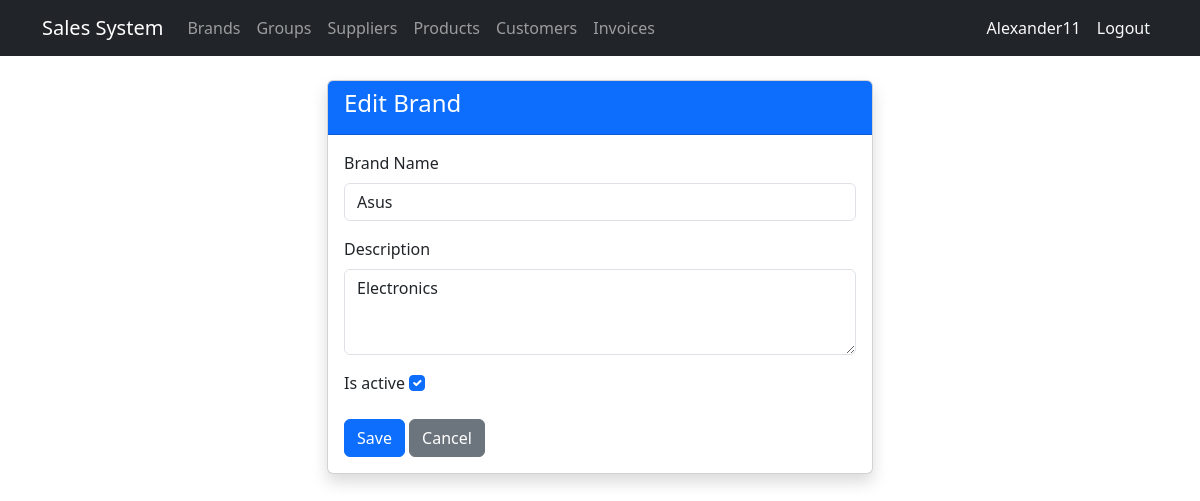
The app's page /brands/4/edit/ (signed in) with its own data.
### billing/models.py (models this page shows, shortened)
class Brand(models.Model):
    name = models.CharField(max_length=100, unique=True, verbose_name='Brand Name')
    description = models.TextField(blank=True, null=True)
    is_active = models.BooleanField(default=True)
    created_at = models.DateTimeField(auto_now_add=True)
    updated_at = models.DateTimeField(auto_now=True)
    class Meta:
        verbose_name = 'Brand'
        verbose_name_plural = 'Brands'
        ordering = ['name']

### billing/views.py (the view)
# urls.py: path('brands/<int:pk>/edit/', views.brand_update, name='brand_update'),
@login_required
@audit_action('UPDATE_BRAND')
def brand_update(request, pk):
    brand = get_object_or_404(Brand, pk=pk)
    if request.method == 'POST':
        form = BrandForm(request.POST, instance=brand)
        if form.is_valid():
            form.save()
            messages.success(request, 'Brand updated!')
            return redirect('billing:brand_list')
    else: form = BrandForm(instance=brand)
    return render(request, 'billing/brand_form.html', {'form': form, 'title': 'Edit Brand'})

### billing/forms.py
class BrandForm(forms.ModelForm):
    class Meta:
        model = Brand
        fields = ['name', 'description', 'is_active']
        widgets = {
            'name': forms.TextInput(attrs={'class':'form-control'}),
            'description': forms.Textarea(attrs={'class':'form-control','rows':3}),
            'is_active': forms.CheckboxInput(attrs={'class':'form-check-input'}),
        }

### billing/templates/billing/brand_form.html (shortened to what this page needs)
{% extends 'billing/base.html' %}
{% block content %}
<div class="row justify-content-center">
  <div class="col-md-6">
    <div class="card shadow">
      <div class="card-header bg-primary text-white"><h4>{{ title }}</h4></div>
      <div class="card-body">
        <form method="post">
          {% for field in form %}
          <div class="mb-3">
            <label class="form-label">{{ field.label }}</label>
            {{ field }}
          </div>
          {% endfor %}
          <button type="submit" class="btn btn-primary">Save</button>
          <a href="{% url 'billing:brand_list' %}" class="btn btn-secondary">Cancel</a>
        </form>
      </div>
    </div>
  </div>
</div>
{% endblock %}

### billing/templates/billing/base.html (shortened to what this page needs)
<!DOCTYPE html>
<html lang="es">
<head>
  <link href="https://cdn.jsdelivr.net/npm/bootstrap@5.3.0/dist/css/bootstrap.min.css" rel="stylesheet">
</head>
<body>
<nav class="navbar navbar-expand-lg navbar-dark bg-dark">
  <div class="container">
    <a class="navbar-brand" href="{% url 'billing:home' %}">Sales System</a>
    <div class="collapse navbar-collapse" id="nav">
      <ul class="navbar-nav me-auto">
        {% if user.is_authenticated %}
        <li class="nav-item"><a class="nav-link" href="{% url 'billing:brand_list' %}">Brands</a></li>
        <li class="nav-item"><a class="nav-link" href="{% url 'billing:productgroup_list' %}">Groups</a></li>
        <li class="nav-item"><a class="nav-link" href="{% url 'billing:supplier_list' %}">Suppliers</a></li>
        <li class="nav-item"><a class="nav-link" href="{% url 'billing:product_list' %}">Products</a></li>
        <li class="nav-item"><a class="nav-link" href="{% url 'billing:customer_list' %}">Customers</a></li>
        <li class="nav-item"><a class="nav-link" href="{% url 'billing:invoice_list' %}">Invoices</a></li>
        {% endif %}
      </ul>
      <ul class="navbar-nav">
        {% if user.is_authenticated %}
        <li class="nav-item">
        <span class="nav-link text-light">{{ user.username }}</span>
        </li>
        <li class="nav-item">
        <form method="post" action="{% url 'logout' %}" class="d-inline">
          <button type="submit" class="nav-link btn btn-link text-light"
              style="text-decoration:none;">Logout</button>
        </form>
        </li>
        {% endif %}
      </ul>
    </div>
  </div>
</nav>
<div class="container mt-4">
  {% block content %}{% endblock %}
</div>
</body>
</html>

### records on screen
Brand: form "Asus" "Electronics" "☑"

### other values on screen
{{ user.username }} "Alexander11"
{{ title }} "Edit Brand"
{{ field.label }} "Brand Name" "Description" "Is active"
